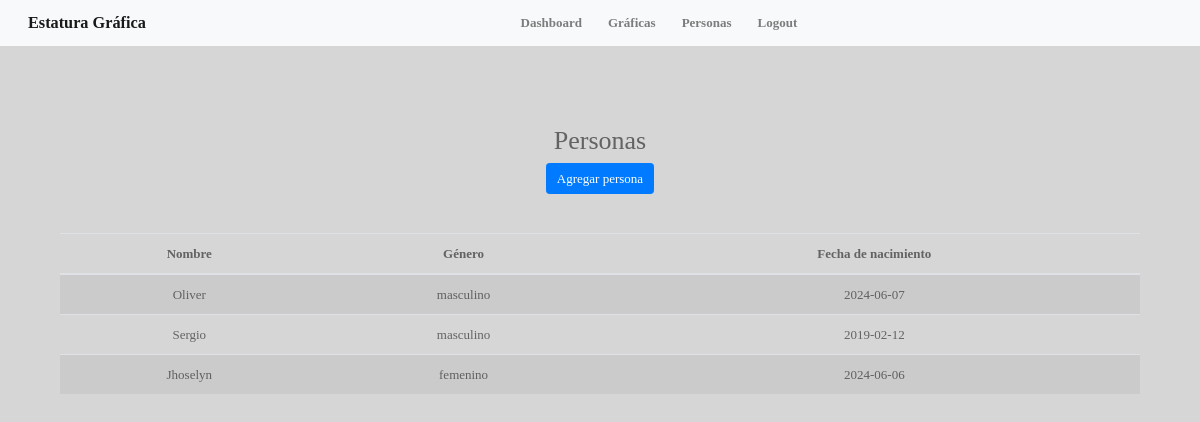
Screenshot of /personas (signed in) with the database file from the repository.
### app.py (models this page shows)
class Child(db.Model):
    id = db.Column(db.Integer, primary_key=True)
    name = db.Column(db.String(30), nullable=False)
    gender = db.Column(db.String(12), nullable=False)
    fecha_nacimiento = db.Column(db.Integer, nullable=False)
    estatura_padre = db.Column(db.Integer, nullable=False)
    estatura_madre = db.Column(db.Integer, nullable=False)
    ciudad = db.Column(db.String(30), nullable=False)
    residencia = db.Column(db.String(30), nullable=False)
    user_id = db.Column(db.Integer, db.ForeignKey('user.id'), nullable=False)
    records = db.relationship('Record', backref='child', lazy=True)

### app.py (the view, shortened to what this page needs)
@app.route('/personas', methods=['GET', 'POST'])
def personas():
    if 'user_id' not in session:
        return redirect(url_for('login'))
    user_id = session['user_id']
    children = Child.query.filter_by(user_id=user_id).all()
    return render_template('personas.html', children=children)

### templates/personas.html
{% extends "base.html" %}
{% block content %}
<div class="container mt-4">
    <h2>Personas</h2>
    <div class="row mb-4">
        <div class="col">
            <a href="{{ url_for('create_child') }}" class="btn btn-primary">Agregar persona</a>
        </div>
    </div>
    {% if children %}
    <div class="row">
        <div class="col">
            <table class="table table-striped">
                <thead>
                    <tr>
                        <th>Nombre</th>
                        <th>Género</th>
                        <th>Fecha de nacimiento</th>
                    </tr>
                </thead>
                <tbody>
                    {% for child in children %}
                    <tr>
                        <td>{{ child.name }}</td>
                        <td>{{ child.gender }}</td>
                        <td>{{ child.fecha_nacimiento }}</td>
                    </tr>
                    {% endfor %}
                </tbody>
            </table>
        </div>
    </div>
    {% else %}
    <div class="row">
        <div class="col">
            <p>No hay registros disponibles. Comience agregando un nuevo registro.</p>
        </div>
    </div>
    {% endif %}
</div>
{% endblock %}

### static/style.css (style rules this page uses)
:root { --color-primario: rgb(214, 214, 214); --color-secundario: rgba(255, 255, 255, 0.04); --color-resalte: rgb(54, 27, 255); --color-texto: rgba(50, 50, 50, 0.7); --color-resalte2: rgb(129, 44, 227); }
* { margin: 0; padding: 0; box-sizing: border-box; font-family: Verdana; font-size: small; color: var(--color-texto); }
body { min-height: 100vh; background: var(--color-primario) center / cover; }
.container { padding-top: 20px; text-align: center; }
.table { margin-top: 20px; }
.btn-primary { background-color: #007bff; border-color: #007bff; }

### rows the page displays
Child: name "Oliver", gender "masculino", fecha_nacimiento "2024-06-07"
Child: name "Sergio", gender "masculino", fecha_nacimiento "2019-02-12"
Child: name "Jhoselyn", gender "femenino", fecha_nacimiento "2024-06-06"
